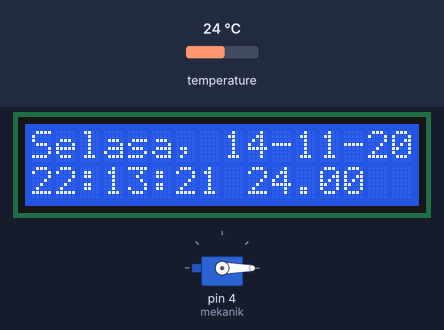
A sketch run on a simulated Arduino Uno, built with avr-gcc and run on an emulated ATmega328P. Shown: 16×2 character LCD, servo. Inputs (shaded band) come from the test bench; at power-on: temperature 24 °C. The local clock reads 2024-03-15 10:24:30 at power-on unless the sketch sets it; what the sketch prints to the serial monitor is not drawn.

Above: at 1.2 s.
1.3 s: temperature set to 12 °C
At 2.5 s:
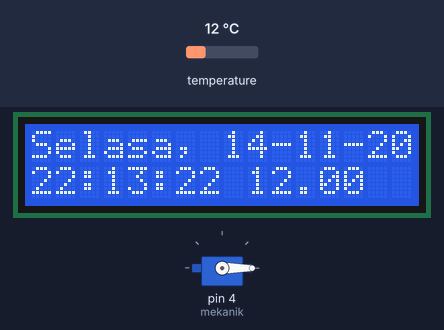
3.5 s: temperature set to 19 °C
At 4.8 s:
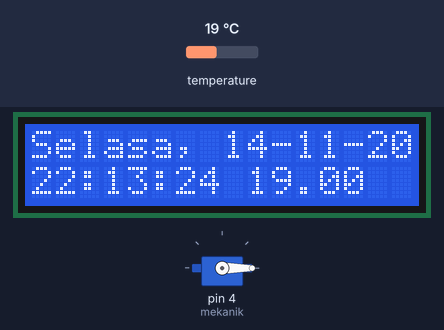
5.5 s: temperature set to 28 °C
At 8.8 s:
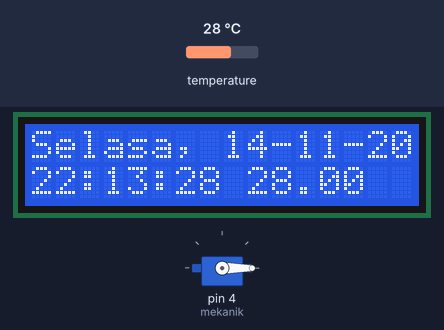
Timing chart, 0 to 10.3 s (numbered marks = the images above; inputs shaded):
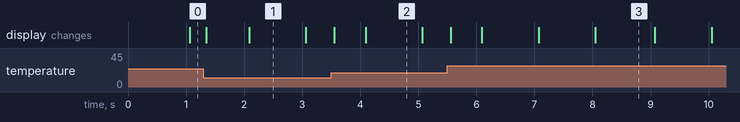

The sketch:

test_lcd_rtc.ino
```cpp
//RTC
#include <Adafruit_I2CDevice.h>
#include "RTClib.h"
RTC_DS3231 rtc;
char dataHari[7][12] = {"Minggu", "Senin", "Selasa", "Rabu", "Kamis", "Jumat", "Sabtu"};
String hari;
int tanggal, bulan, tahun, jam, menit, detik;
float suhu;

//LCD
#include <LiquidCrystal_I2C.h>
LiquidCrystal_I2C lcd(0x27, 16, 2);

//Servo atau Mekanik
#include <Servo.h>
Servo mekanik;

void setup () {
  Serial.begin(9600);

  //LCD
  lcd.begin();

  //Servo
  mekanik.attach(4);//fungsi menampung mekanik ke pin 4
  mekanik.write(0);

  //RTC
  if (! rtc.begin()) {
    Serial.println("RTC Tidak Ditemukan");
    Serial.flush();
    abort();
  }

  //Atur Waktu
  rtc.adjust(DateTime(F(__DATE__), F(__TIME__)));
  //rtc.adjust(DateTime(2014, 1, 21, 3, 0, 0));
}

void loop () {
  //RTC
  DateTime now = rtc.now();
  hari    = dataHari[now.dayOfTheWeek()];
  tanggal = now.day(), DEC;
  bulan   = now.month(), DEC;
  tahun   = now.year(), DEC;
  jam     = now.hour(), DEC;
  menit   = now.minute(), DEC;
  detik   = now.second(), DEC;
  suhu    = rtc.getTemperature();
  Serial.println(String() + hari + ", " + tanggal + "-" + bulan + "-" + tahun);
  Serial.println(String() + jam + ":" + menit + ":" + detik);
  Serial.println(String() + "Suhu: " + suhu + " C");
  Serial.println();

  //LCD
  lcd.setCursor(0,0);
  lcd.print(String() + hari + ", " + tanggal + "-" + bulan + "-" + tahun);
  lcd.setCursor(0,1);
  lcd.print(String() + jam + ":" + menit + ":" + detik);
  lcd.print(" ");
  lcd.print(suhu);
  lcd.print(" ");

  //kondisi pemberian pakan
  if(jam == 1 & menit == 22 & detik == 10) {
    kasih_pakan(4);
  }

  if(jam == 1 & menit == 22 & detik == 50) {
  kasih_pakan(3);
  }
}

void kasih_pakan(int jumlah){
 for(int i=1; i<=jumlah; i++) {
  mekanik.write(150);
  delay(100);
  mekanik.write(0);
  delay(100);
 }

}
```

Measured:
- what the display in image 1 shows lasts 1.0 s, from 2.1 s to 3.1 s
